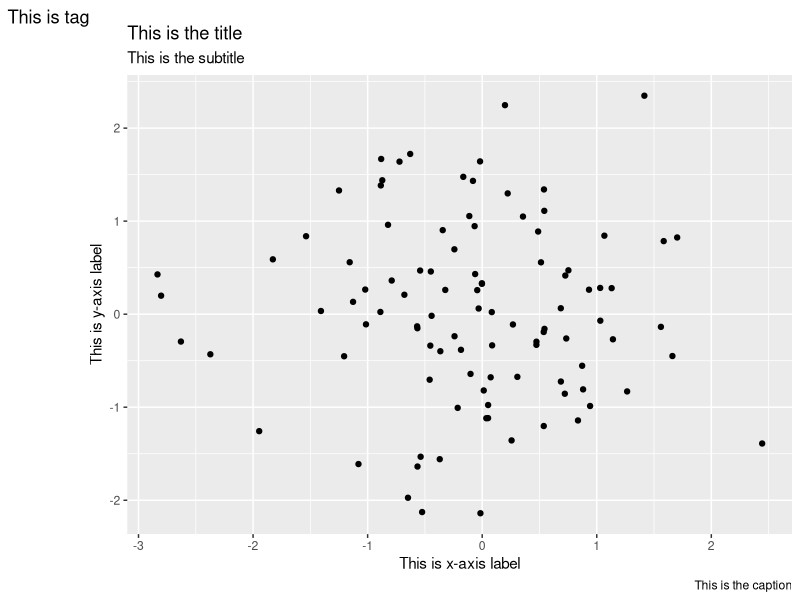
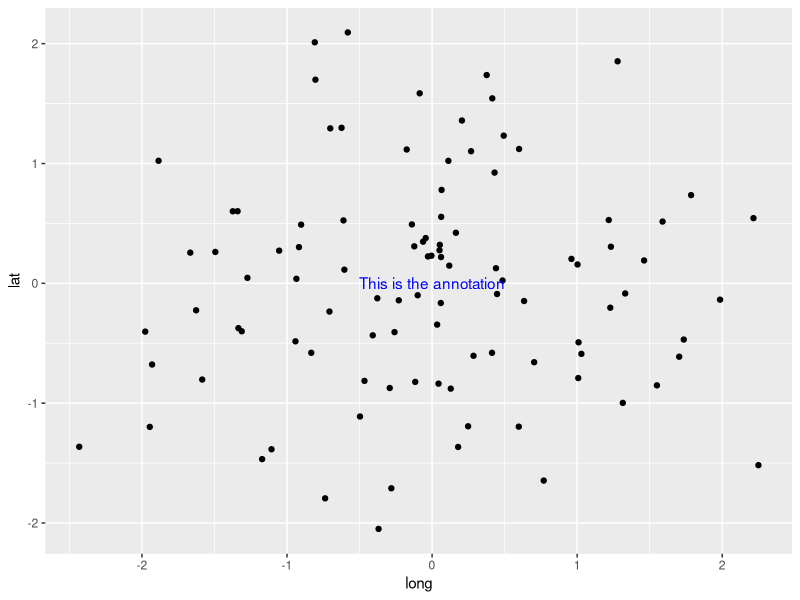

Recreate these plots in R, in order.
## ---- chunk 1
knitr::opts_chunk$set(warning = FALSE, message = FALSE)
knitr::opts_chunk$set(fig.align = "center", out.width = "70%")
library(ggplot2)
library(dplyr)
## ---- chunk 2
ggplot(tibble(long = rnorm(100), lat = rnorm(100))) + 
  geom_point(aes(x = long, y = lat)) +
  labs(
    x = "This is x-axis label", 
    y = "This is y-axis label",
    title = "This is the title",
    subtitle = "This is the subtitle",
    caption = "This is the caption",
    tag = "This is tag"
  )
## ---- chunk 3
ggplot(tibble(long = rnorm(100), lat = rnorm(100))) + 
  geom_point(aes(x = long, y = lat)) +
  annotate(geom = "text", x = 0, y = 0, label = "This is the annotation", color = "blue")
